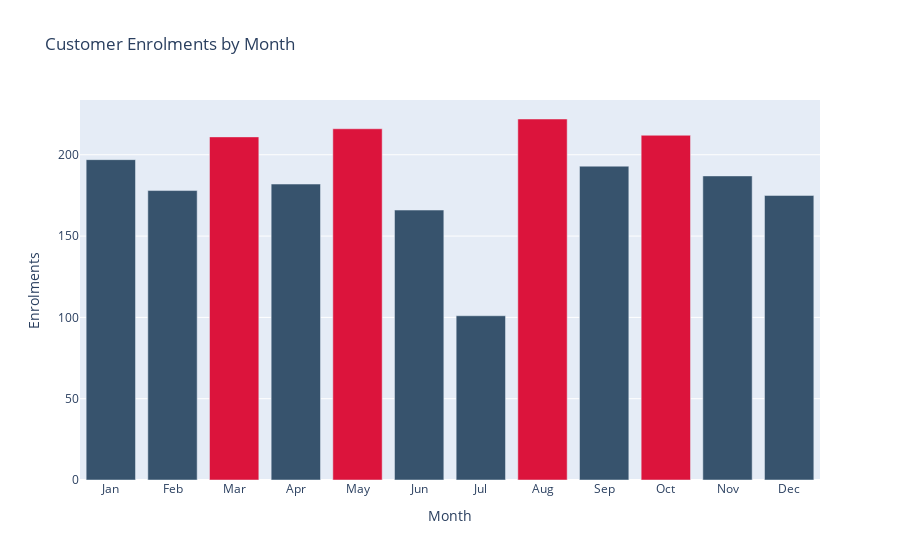

The code cell stored with this chart in its notebook:
### Code cell
is_high = month['Enrolments'] > 200
color_sequence = is_high.apply(lambda x: 'crimson' if x else 'rgb(55, 83, 109)')
color_sequence = color_sequence.tolist()

fig = px.bar(month, x='Month', y='Enrolments', title='Customer Enrolments by Month', color='Month', color_discrete_sequence=color_sequence)
fig.layout.update(showlegend=False)
fig.show()

### Figure 1 — Plotly figure (JSON) as saved in the notebook; plotly's stock layout.template omitted (floating-point values rounded to 4 significant figures)
{"data": [{"alignmentgroup": "True", "hovertemplate": "Month=%{x}<br>Enrolments=%{y}<extra></extra>", "legendgroup": "Jan", "marker": {"color": "rgb(55, 83, 109)", "pattern": {"shape": ""}}, "name": "Jan", "offsetgroup": "Jan", "orientation": "v", "showlegend": true, "textposition": "auto", "type": "bar", "x": ["Jan"], "xaxis": "x", "y": [197], "yaxis": "y"}, {"alignmentgroup": "True", "hovertemplate": "Month=%{x}<br>Enrolments=%{y}<extra></extra>", "legendgroup": "Feb", "marker": {"color": "rgb(55, 83, 109)", "pattern": {"shape": ""}}, "name": "Feb", "offsetgroup": "Feb", "orientation": "v", "showlegend": true, "textposition": "auto", "type": "bar", "x": ["Feb"], "xaxis": "x", "y": [178], "yaxis": "y"}, {"alignmentgroup": "True", "hovertemplate": "Month=%{x}<br>Enrolments=%{y}<extra></extra>", "legendgroup": "Mar", "marker": {"color": "crimson", "pattern": {"shape": ""}}, "name": "Mar", "offsetgroup": "Mar", "orientation": "v", "showlegend": true, "textposition": "auto", "type": "bar", "x": ["Mar"], "xaxis": "x", "y": [211], "yaxis": "y"}, {"alignmentgroup": "True", "hovertemplate": "Month=%{x}<br>Enrolments=%{y}<extra></extra>", "legendgroup": "Apr", "marker": {"color": "rgb(55, 83, 109)", "pattern": {"shape": ""}}, "name": "Apr", "offsetgroup": "Apr", "orientation": "v", "showlegend": true, "textposition": "auto", "type": "bar", "x": ["Apr"], "xaxis": "x", "y": [182], "yaxis": "y"}, {"alignmentgroup": "True", "hovertemplate": "Month=%{x}<br>Enrolments=%{y}<extra></extra>", "legendgroup": "May", "marker": {"color": "crimson", "pattern": {"shape": ""}}, "name": "May", "offsetgroup": "May", "orientation": "v", "showlegend": true, "textposition": "auto", "type": "bar", "x": ["May"], "xaxis": "x", "y": [216], "yaxis": "y"}, {"alignmentgroup": "True", "hovertemplate": "Month=%{x}<br>Enrolments=%{y}<extra></extra>", "legendgroup": "Jun", "marker": {"color": "rgb(55, 83, 109)", "pattern": {"shape": ""}}, "name": "Jun", "offsetgroup": "Jun", "orientation": "v", "showlegend": true, "textposition": "auto", "type": "bar", "x": ["Jun"], "xaxis": "x", "y": [166], "yaxis": "y"}, {"alignmentgroup": "True", "hovertemplate": "Month=%{x}<br>Enrolments=%{y}<extra></extra>", "legendgroup": "Jul", "marker": {"color": "rgb(55, 83, 109)", "pattern": {"shape": ""}}, "name": "Jul", "offsetgroup": "Jul", "orientation": "v", "showlegend": true, "textposition": "auto", "type": "bar", "x": ["Jul"], "xaxis": "x", "y": [101], "yaxis": "y"}, {"alignmentgroup": "True", "hovertemplate": "Month=%{x}<br>Enrolments=%{y}<extra></extra>", "legendgroup": "Aug", "marker": {"color": "crimson", "pattern": {"shape": ""}}, "name": "Aug", "offsetgroup": "Aug", "orientation": "v", "showlegend": true, "textposition": "auto", "type": "bar", "x": ["Aug"], "xaxis": "x", "y": [222], "yaxis": "y"}, {"alignmentgroup": "True", "hovertemplate": "Month=%{x}<br>Enrolments=%{y}<extra></extra>", "legendgroup": "Sep", "marker": {"color": "rgb(55, 83, 109)", "pattern": {"shape": ""}}, "name": "Sep", "offsetgroup": "Sep", "orientation": "v", "showlegend": true, "textposition": "auto", "type": "bar", "x": ["Sep"], "xaxis": "x", "y": [193], "yaxis": "y"}, {"alignmentgroup": "True", "hovertemplate": "Month=%{x}<br>Enrolments=%{y}<extra></extra>", "legendgroup": "Oct", "marker": {"color": "crimson", "pattern": {"shape": ""}}, "name": "Oct", "offsetgroup": "Oct", "orientation": "v", "showlegend": true, "textposition": "auto", "type": "bar", "x": ["Oct"], "xaxis": "x", "y": [212], "yaxis": "y"}, {"alignmentgroup": "True", "hovertemplate": "Month=%{x}<br>Enrolments=%{y}<extra></extra>", "legendgroup": "Nov", "marker": {"color": "rgb(55, 83, 109)", "pattern": {"shape": ""}}, "name": "Nov", "offsetgroup": "Nov", "orientation": "v", "showlegend": true, "textposition": "auto", "type": "bar", "x": ["Nov"], "xaxis": "x", "y": [187], "yaxis": "y"}, {"alignmentgroup": "True", "hovertemplate": "Month=%{x}<br>Enrolments=%{y}<extra></extra>", "legendgroup": "Dec", "marker": {"color": "rgb(55, 83, 109)", "pattern": {"shape": ""}}, "name": "Dec", "offsetgroup": "Dec", "orientation": "v", "showlegend": true, "textposition": "auto", "type": "bar", "x": ["Dec"], "xaxis": "x", "y": [175], "yaxis": "y"}], "layout": {"barmode": "relative", "legend": {"title": {"text": "Month"}, "tracegroupgap": 0}, "showlegend": false, "title": {"text": "Customer Enrolments by Month"}, "xaxis": {"anchor": "y", "categoryarray": ["Jan", "Feb", "Mar", "Apr", "May", "Jun", "Jul", "Aug", "Sep", "Oct", "Nov", "Dec"], "categoryorder": "array", "domain": [0, 1], "title": {"text": "Month"}}, "yaxis": {"anchor": "x", "domain": [0, 1], "title": {"text": "Enrolments"}}}}
